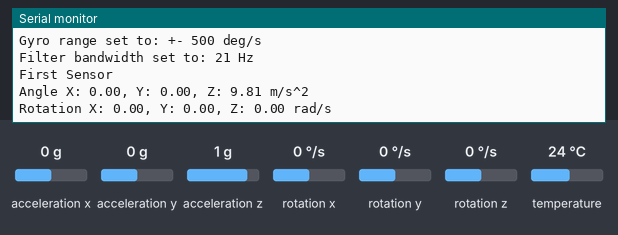
Simulated run of this sketch. Board: Arduino Leonardo, built with avr-gcc and run on an emulated ATmega32U4. On the bench: the last lines printed to the serial monitor. The inputs (shaded band) are chosen by the test bench; at power-on: acceleration x 0 g, acceleration y 0 g, acceleration z 1 g, rotation x 0 °/s, rotation y 0 °/s, rotation z 0 °/s, temperature 24 °C.

Above: at 1.3 s.
1.4 s: acceleration x set to -1.4 g
At 2.9 s:
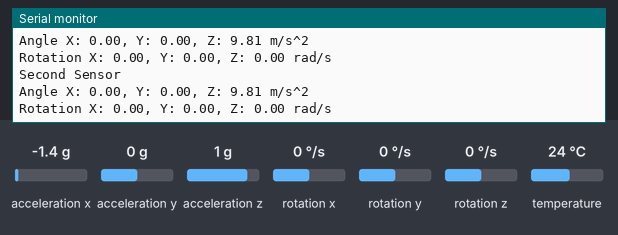
7.6 s: acceleration y set to -1.4 g
At 9.6 s:
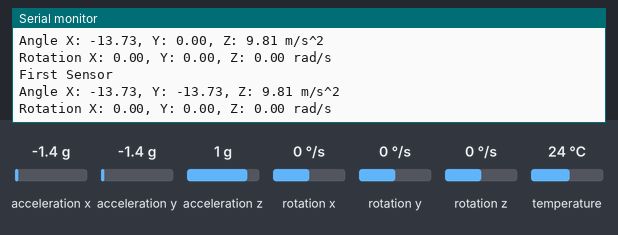
11.3 s: acceleration z set to -1.4 g
At 13.1 s:
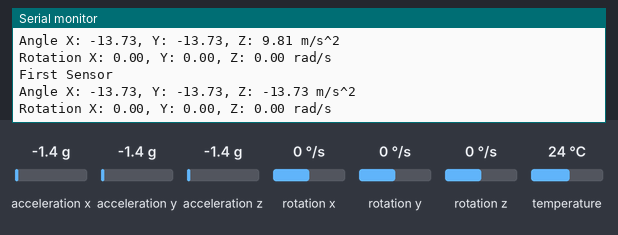
15.0 s: rotation x set to -192 °/s
At 16.6 s:
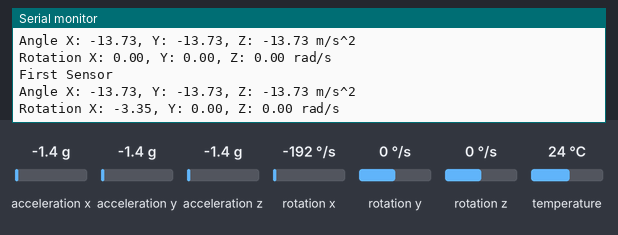
18.7 s: rotation y set to -192 °/s
At 21.4 s:
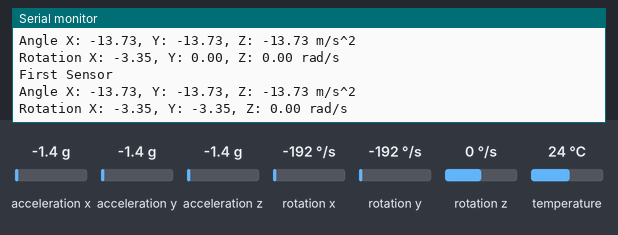

The sketch:

adafruitlibrary2sensortest.ino
```cpp
// Basic demo for accelerometer readings from Adafruit MPU6050

#include <Adafruit_MPU6050.h>
#include <Adafruit_Sensor.h>
#include <Wire.h>

Adafruit_MPU6050 mpu;
Adafruit_MPU6050 mpu2;

void setup(void) {
  Serial.begin(115200);
  while (!Serial)
    delay(10); // will pause Zero, Leonardo, etc until serial console opens

  Serial.println("Adafruit MPU6050 test!");

//  // Try to initialize!
//  if (!mpu.begin(0x68)) {
//    Serial.println("Failed to find MPU6050 chip");
//    while (1) {
//      delay(10);
//    }
//  }
  if (!mpu2.begin(0x69)) {
    Serial.println("Failed to find MPU6050 chip 0x69");
    while (1) {
      delay(10);
    }
  }
  Serial.println("MPU6050 Found!");

  mpu.setAccelerometerRange(MPU6050_RANGE_8_G);
  mpu2.setAccelerometerRange(MPU6050_RANGE_8_G);

  Serial.print("Accelerometer range set to: ");
  switch (mpu.getAccelerometerRange()) {
  case MPU6050_RANGE_2_G:
    Serial.println("+-2G");
    break;
  case MPU6050_RANGE_4_G:
    Serial.println("+-4G");
    break;
  case MPU6050_RANGE_8_G:
    Serial.println("+-8G");
    break;
  case MPU6050_RANGE_16_G:
    Serial.println("+-16G");
    break;
  }
  mpu.setGyroRange(MPU6050_RANGE_500_DEG);
  mpu2.setGyroRange(MPU6050_RANGE_500_DEG);

  Serial.print("Gyro range set to: ");
  switch (mpu.getGyroRange()) {
  case MPU6050_RANGE_250_DEG:
    Serial.println("+- 250 deg/s");
    break;
  case MPU6050_RANGE_500_DEG:
    Serial.println("+- 500 deg/s");
    break;
  case MPU6050_RANGE_1000_DEG:
    Serial.println("+- 1000 deg/s");
    break;
  case MPU6050_RANGE_2000_DEG:
    Serial.println("+- 2000 deg/s");
    break;
  }

  mpu.setFilterBandwidth(MPU6050_BAND_21_HZ);
  mpu2.setFilterBandwidth(MPU6050_BAND_21_HZ);
  Serial.print("Filter bandwidth set to: ");
  switch (mpu.getFilterBandwidth()) {
  case MPU6050_BAND_260_HZ:
    Serial.println("260 Hz");
    break;
  case MPU6050_BAND_184_HZ:
    Serial.println("184 Hz");
    break;
  case MPU6050_BAND_94_HZ:
    Serial.println("94 Hz");
    break;
  case MPU6050_BAND_44_HZ:
    Serial.println("44 Hz");
    break;
  case MPU6050_BAND_21_HZ:
    Serial.println("21 Hz");
    break;
  case MPU6050_BAND_10_HZ:
    Serial.println("10 Hz");
    break;
  case MPU6050_BAND_5_HZ:
    Serial.println("5 Hz");
    break;
  }

  Serial.println("");
  delay(100);
}
void loop() {

  /* Get new sensor events with the readings */
  sensors_event_t a, g, temp;
  mpu.getEvent(&a, &g, &temp);

  sensors_event_t b, h, temp2;
  mpu2.getEvent(&b, &h, &temp2);

  /* Print out the values */
  Serial.print("First Sensor \n");
  Serial.print("Angle X: ");
  Serial.print((a.acceleration.x));
  Serial.print(", Y: ");
  Serial.print((a.acceleration.y));
  Serial.print(", Z: ");
  Serial.print((a.acceleration.z));
  Serial.println(" m/s^2");

  Serial.print("Rotation X: ");
  Serial.print(g.gyro.x);
  Serial.print(", Y: ");
  Serial.print(g.gyro.y);
  Serial.print(", Z: ");
  Serial.print(g.gyro.z);
  Serial.println(" rad/s");
  delay(2000);
  Serial.print("Second Sensor \n");
  Serial.print("Angle X: ");
  Serial.print((b.acceleration.x));
  Serial.print(", Y: ");
  Serial.print((b.acceleration.y));
  Serial.print(", Z: ");
  Serial.print((b.acceleration.z));
  Serial.println(" m/s^2");

  Serial.print("Rotation X: ");
  Serial.print(h.gyro.x);
  Serial.print(", Y: ");
  Serial.print(h.gyro.y);
  Serial.print(", Z: ");
  Serial.print(h.gyro.z);
  Serial.println(" rad/s");


  Serial.println("\n");
  delay(2000);
}
```

Measured:
- after the input at 7.6 s, the serial monitor: prints a new line after 0.55 s (image 2)
- after the input at 11.3 s, the serial monitor: prints a new line after 0.86 s (image 3)
- after the input at 15.0 s, the serial monitor: prints a new line after 1.2 s (image 4)
- after the input at 18.7 s, the serial monitor: prints a new line after 1.5 s (image 5)
